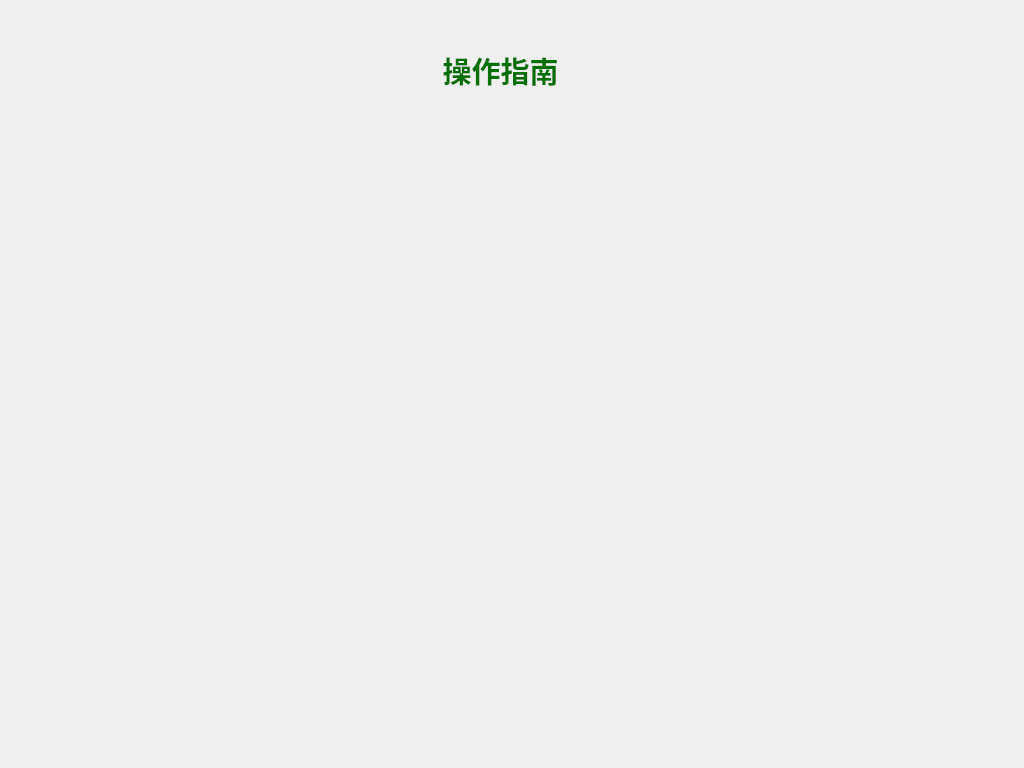
<?xml version="1.0" encoding="UTF-8"?>
<ui version="4.0">
 <class>OperationGuideClass</class>
 <widget class="QDialog" name="OperationGuideClass">
  <property name="geometry">
   <rect>
    <x>0</x>
    <y>0</y>
    <width>1024</width>
    <height>768</height>
   </rect>
  </property>
  <property name="minimumSize">
   <size>
    <width>1024</width>
    <height>768</height>
   </size>
  </property>
  <property name="maximumSize">
   <size>
    <width>1024</width>
    <height>768</height>
   </size>
  </property>
  <property name="windowTitle">
   <string>Dialog</string>
  </property>
  <widget class="QLabel" name="label">
   <property name="geometry">
    <rect>
     <x>0</x>
     <y>0</y>
     <width>1024</width>
     <height>768</height>
    </rect>
   </property>
   <property name="text">
    <string/>
   </property>
   <property name="pixmap">
    <pixmap resource="../bicycle.qrc">:/image/function_background.png</pixmap>
   </property>
  </widget>
  <widget class="QLabel" name="label_5">
   <property name="geometry">
    <rect>
     <x>410</x>
     <y>50</y>
     <width>181</width>
     <height>41</height>
    </rect>
   </property>
   <property name="font">
    <font>
     <family>华文中宋</family>
     <pointsize>22</pointsize>
     <weight>75</weight>
     <bold>true</bold>
    </font>
   </property>
   <property name="styleSheet">
    <string notr="true">color: rgb(0, 112, 0);</string>
   </property>
   <property name="text">
    <string>操作指南</string>
   </property>
   <property name="alignment">
    <set>Qt::AlignCenter</set>
   </property>
  </widget>
 </widget>
 <resources>
  <include location="../bicycle.qrc"/>
 </resources>
 <connections/>
</ui>
